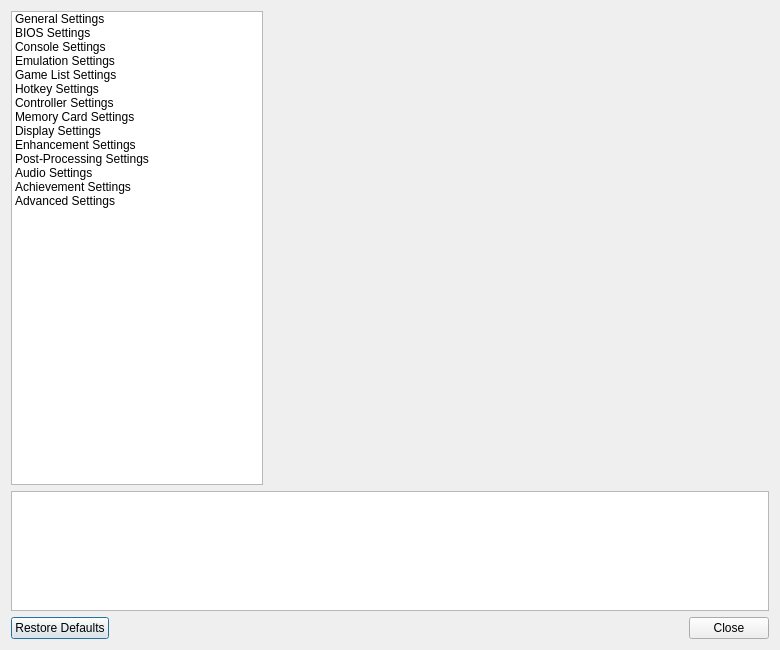
<?xml version="1.0" encoding="UTF-8"?>
<ui version="4.0">
 <class>SettingsDialog</class>
 <widget class="QDialog" name="SettingsDialog">
  <property name="windowModality">
   <enum>Qt::WindowModal</enum>
  </property>
  <property name="geometry">
   <rect>
    <x>0</x>
    <y>0</y>
    <width>780</width>
    <height>650</height>
   </rect>
  </property>
  <property name="sizePolicy">
   <sizepolicy hsizetype="Expanding" vsizetype="Expanding">
    <horstretch>0</horstretch>
    <verstretch>0</verstretch>
   </sizepolicy>
  </property>
  <property name="windowTitle">
   <string>DuckStation Settings</string>
  </property>
  <property name="windowIcon">
   <iconset resource="resources/resources.qrc">
    <normaloff>:/icons/duck.png</normaloff>:/icons/duck.png</iconset>
  </property>
  <layout class="QGridLayout" name="gridLayout">
   <item row="0" column="1">
    <widget class="QStackedWidget" name="settingsContainer">
     <property name="minimumSize">
      <size>
       <width>500</width>
       <height>0</height>
      </size>
     </property>
     <property name="currentIndex">
      <number>0</number>
     </property>
     <widget class="QWidget" name="page"/>
     <widget class="QWidget" name="page_2"/>
    </widget>
   </item>
   <item row="0" column="0">
    <widget class="QListWidget" name="settingsCategory">
     <property name="sizePolicy">
      <sizepolicy hsizetype="Expanding" vsizetype="Expanding">
       <horstretch>0</horstretch>
       <verstretch>0</verstretch>
      </sizepolicy>
     </property>
     <property name="minimumSize">
      <size>
       <width>230</width>
       <height>0</height>
      </size>
     </property>
     <property name="maximumSize">
      <size>
       <width>400</width>
       <height>16777215</height>
      </size>
     </property>
     <property name="iconSize">
      <size>
       <width>32</width>
       <height>32</height>
      </size>
     </property>
     <item>
      <property name="text">
       <string>General Settings</string>
      </property>
      <property name="icon">
       <iconset theme="GeneralSettings">
        <normaloff>.</normaloff>.</iconset>
      </property>
     </item>
     <item>
      <property name="text">
       <string>BIOS Settings</string>
      </property>
      <property name="icon">
       <iconset theme="BIOSSettings">
        <normaloff>.</normaloff>.</iconset>
      </property>
     </item>
     <item>
      <property name="text">
       <string>Console Settings</string>
      </property>
      <property name="icon">
       <iconset theme="ConsoleSettings">
        <normaloff>.</normaloff>.</iconset>
      </property>
     </item>
     <item>
      <property name="text">
       <string>Emulation Settings</string>
      </property>
      <property name="icon">
       <iconset theme="EmulationSettings">
        <normaloff>.</normaloff>.</iconset>
      </property>
     </item>
     <item>
      <property name="text">
       <string>Game List Settings</string>
      </property>
      <property name="icon">
       <iconset theme="GamelistSettings">
        <normaloff>.</normaloff>.</iconset>
      </property>
     </item>
     <item>
      <property name="text">
       <string>Hotkey Settings</string>
      </property>
      <property name="icon">
       <iconset theme="HotkeySettings">
        <normaloff>.</normaloff>.</iconset>
      </property>
     </item>
     <item>
      <property name="text">
       <string>Controller Settings</string>
      </property>
      <property name="icon">
       <iconset theme="ControllerSettings">
        <normaloff>.</normaloff>.</iconset>
      </property>
     </item>
     <item>
      <property name="text">
       <string>Memory Card Settings</string>
      </property>
      <property name="icon">
       <iconset theme="MemorycardSettings">
        <normaloff>.</normaloff>.</iconset>
      </property>
     </item>
     <item>
      <property name="text">
       <string>Display Settings</string>
      </property>
      <property name="icon">
       <iconset theme="DisplaySettings">
        <normaloff>.</normaloff>.</iconset>
      </property>
     </item>
     <item>
      <property name="text">
       <string>Enhancement Settings</string>
      </property>
      <property name="icon">
       <iconset theme="EnhancementSettings">
        <normaloff>.</normaloff>.</iconset>
      </property>
     </item>
     <item>
      <property name="text">
       <string>Post-Processing Settings</string>
      </property>
      <property name="icon">
       <iconset theme="PostprocessingSettings">
        <normaloff>.</normaloff>.</iconset>
      </property>
     </item>
     <item>
      <property name="text">
       <string>Audio Settings</string>
      </property>
      <property name="icon">
       <iconset theme="AudioSettings">
        <normaloff>.</normaloff>.</iconset>
      </property>
     </item>
     <item>
      <property name="text">
       <string>Achievement Settings</string>
      </property>
      <property name="icon">
       <iconset theme="AchievementsSettings">
        <normaloff>.</normaloff>.</iconset>
      </property>
     </item>
     <item>
      <property name="text">
       <string>Advanced Settings</string>
      </property>
      <property name="icon">
       <iconset theme="AdvancedSettings">
        <normaloff>.</normaloff>.</iconset>
      </property>
     </item>
    </widget>
   </item>
   <item row="2" column="0" colspan="2">
    <widget class="QDialogButtonBox" name="buttonBox">
     <property name="standardButtons">
      <set>QDialogButtonBox::Close|QDialogButtonBox::RestoreDefaults</set>
     </property>
    </widget>
   </item>
   <item row="1" column="0" colspan="2">
    <widget class="QTextEdit" name="helpText">
     <property name="minimumSize">
      <size>
       <width>0</width>
       <height>120</height>
      </size>
     </property>
     <property name="maximumSize">
      <size>
       <width>16777215</width>
       <height>120</height>
      </size>
     </property>
     <property name="readOnly">
      <bool>true</bool>
     </property>
    </widget>
   </item>
  </layout>
 </widget>
 <resources>
  <include location="resources/resources.qrc"/>
 </resources>
 <connections/>
</ui>
